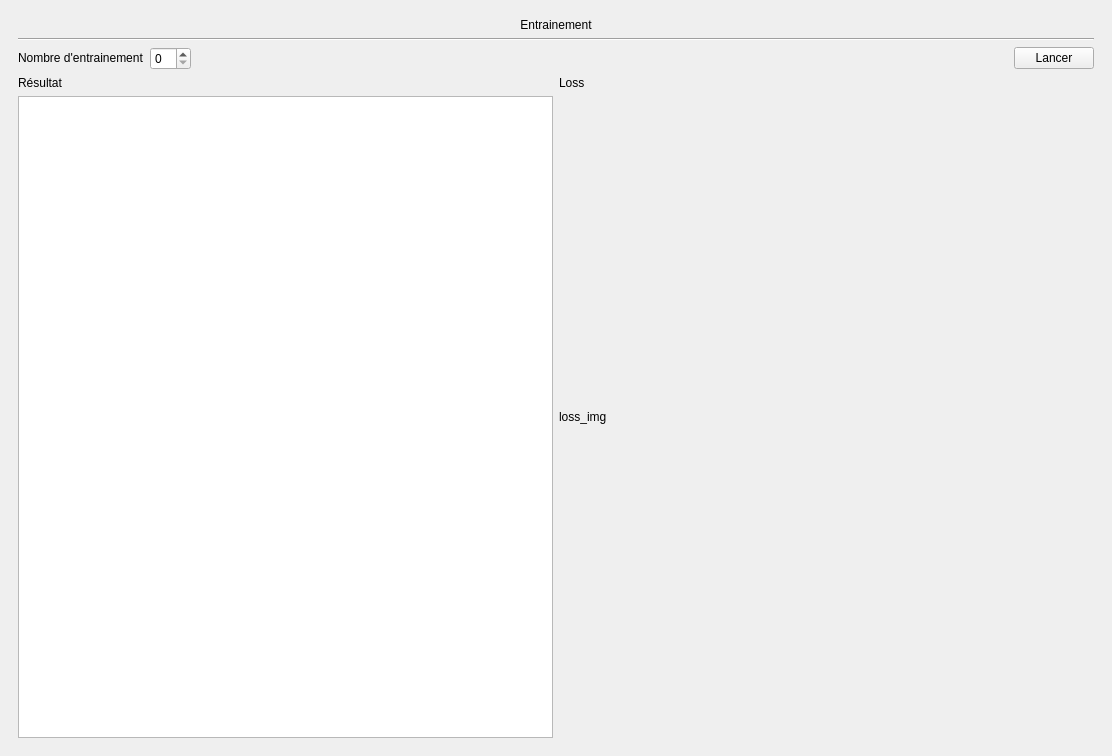
<?xml version="1.0" encoding="UTF-8"?>
<ui version="4.0">
 <class>MainWindow</class>
 <widget class="QMainWindow" name="MainWindow">
  <property name="geometry">
   <rect>
    <x>0</x>
    <y>0</y>
    <width>1112</width>
    <height>756</height>
   </rect>
  </property>
  <property name="windowTitle">
   <string>MainWindow</string>
  </property>
  <widget class="QWidget" name="centralwidget">
   <layout class="QVBoxLayout" name="verticalLayout">
    <item>
     <widget class="QStackedWidget" name="stackedWidget">
      <property name="currentIndex">
       <number>2</number>
      </property>
      <widget class="QWidget" name="page_par_lay">
       <layout class="QVBoxLayout" name="verticalLayout_5">
        <item>
         <widget class="QLabel" name="par_lab">
          <property name="sizePolicy">
           <sizepolicy hsizetype="Preferred" vsizetype="Fixed">
            <horstretch>0</horstretch>
            <verstretch>0</verstretch>
           </sizepolicy>
          </property>
          <property name="text">
           <string>Paramètres</string>
          </property>
          <property name="alignment">
           <set>Qt::AlignCenter</set>
          </property>
         </widget>
        </item>
        <item>
         <widget class="Line" name="line_par_t">
          <property name="orientation">
           <enum>Qt::Horizontal</enum>
          </property>
         </widget>
        </item>
        <item>
         <layout class="QHBoxLayout" name="par_lay">
          <item>
           <layout class="QVBoxLayout" name="data_lay">
            <item>
             <widget class="QLabel" name="data_lab">
              <property name="sizePolicy">
               <sizepolicy hsizetype="Preferred" vsizetype="Fixed">
                <horstretch>0</horstretch>
                <verstretch>0</verstretch>
               </sizepolicy>
              </property>
              <property name="text">
               <string>Données</string>
              </property>
              <property name="alignment">
               <set>Qt::AlignCenter</set>
              </property>
             </widget>
            </item>
            <item>
             <widget class="QLabel" name="nb_val_lab">
              <property name="sizePolicy">
               <sizepolicy hsizetype="Preferred" vsizetype="Fixed">
                <horstretch>0</horstretch>
                <verstretch>0</verstretch>
               </sizepolicy>
              </property>
              <property name="text">
               <string>Nombre de valeurs</string>
              </property>
             </widget>
            </item>
            <item>
             <widget class="QSlider" name="nb_val_slid">
              <property name="orientation">
               <enum>Qt::Horizontal</enum>
              </property>
             </widget>
            </item>
            <item>
             <widget class="QLabel" name="interval_slid_lab">
              <property name="sizePolicy">
               <sizepolicy hsizetype="Preferred" vsizetype="Fixed">
                <horstretch>0</horstretch>
                <verstretch>0</verstretch>
               </sizepolicy>
              </property>
              <property name="text">
               <string>Intervalle</string>
              </property>
             </widget>
            </item>
            <item>
             <widget class="QSlider" name="interval_slid">
              <property name="orientation">
               <enum>Qt::Horizontal</enum>
              </property>
             </widget>
            </item>
           </layout>
          </item>
          <item>
           <widget class="Line" name="line_par_l">
            <property name="orientation">
             <enum>Qt::Vertical</enum>
            </property>
           </widget>
          </item>
          <item>
           <layout class="QVBoxLayout" name="eq_lay">
            <item>
             <widget class="QLabel" name="eq_lab">
              <property name="sizePolicy">
               <sizepolicy hsizetype="Preferred" vsizetype="Fixed">
                <horstretch>0</horstretch>
                <verstretch>0</verstretch>
               </sizepolicy>
              </property>
              <property name="text">
               <string>Équation</string>
              </property>
              <property name="alignment">
               <set>Qt::AlignCenter</set>
              </property>
             </widget>
            </item>
            <item>
             <widget class="QLineEdit" name="eq_box"/>
            </item>
           </layout>
          </item>
          <item>
           <widget class="Line" name="line_par_r">
            <property name="orientation">
             <enum>Qt::Vertical</enum>
            </property>
           </widget>
          </item>
          <item>
           <layout class="QVBoxLayout" name="model_lay">
            <item>
             <widget class="QLabel" name="model_lab">
              <property name="sizePolicy">
               <sizepolicy hsizetype="Preferred" vsizetype="Fixed">
                <horstretch>0</horstretch>
                <verstretch>0</verstretch>
               </sizepolicy>
              </property>
              <property name="text">
               <string>Modèle</string>
              </property>
              <property name="alignment">
               <set>Qt::AlignCenter</set>
              </property>
             </widget>
            </item>
            <item>
             <widget class="QLabel" name="nb_layer_lab">
              <property name="sizePolicy">
               <sizepolicy hsizetype="Preferred" vsizetype="Fixed">
                <horstretch>0</horstretch>
                <verstretch>0</verstretch>
               </sizepolicy>
              </property>
              <property name="text">
               <string>Nombre de couches</string>
              </property>
             </widget>
            </item>
            <item>
             <widget class="QSpinBox" name="nb_layer_box"/>
            </item>
            <item>
             <widget class="QLabel" name="nb_neur_lab">
              <property name="sizePolicy">
               <sizepolicy hsizetype="Preferred" vsizetype="Fixed">
                <horstretch>0</horstretch>
                <verstretch>0</verstretch>
               </sizepolicy>
              </property>
              <property name="text">
               <string>Nombre de neurones</string>
              </property>
             </widget>
            </item>
            <item>
             <widget class="QLabel" name="layer1_lab">
              <property name="sizePolicy">
               <sizepolicy hsizetype="Preferred" vsizetype="Fixed">
                <horstretch>0</horstretch>
                <verstretch>0</verstretch>
               </sizepolicy>
              </property>
              <property name="text">
               <string>Couche 1 :</string>
              </property>
             </widget>
            </item>
            <item>
             <widget class="QSpinBox" name="layer1_box"/>
            </item>
            <item>
             <widget class="QLabel" name="layer2_lab">
              <property name="sizePolicy">
               <sizepolicy hsizetype="Preferred" vsizetype="Fixed">
                <horstretch>0</horstretch>
                <verstretch>0</verstretch>
               </sizepolicy>
              </property>
              <property name="text">
               <string>Couche 2 :</string>
              </property>
             </widget>
            </item>
            <item>
             <widget class="QSpinBox" name="layer2_box"/>
            </item>
            <item>
             <widget class="QLabel" name="layer3_lab">
              <property name="sizePolicy">
               <sizepolicy hsizetype="Preferred" vsizetype="Fixed">
                <horstretch>0</horstretch>
                <verstretch>0</verstretch>
               </sizepolicy>
              </property>
              <property name="text">
               <string>Couche 3 :</string>
              </property>
             </widget>
            </item>
            <item>
             <widget class="QSpinBox" name="layer3_box"/>
            </item>
           </layout>
          </item>
         </layout>
        </item>
        <item>
         <widget class="QPushButton" name="page2_but">
          <property name="text">
           <string>Étape suivante</string>
          </property>
         </widget>
        </item>
       </layout>
      </widget>
      <widget class="QWidget" name="page_over_lay">
       <layout class="QVBoxLayout" name="verticalLayout_4">
        <item>
         <widget class="QLabel" name="over_lab">
          <property name="sizePolicy">
           <sizepolicy hsizetype="Preferred" vsizetype="Fixed">
            <horstretch>0</horstretch>
            <verstretch>0</verstretch>
           </sizepolicy>
          </property>
          <property name="text">
           <string>Résumé</string>
          </property>
          <property name="alignment">
           <set>Qt::AlignCenter</set>
          </property>
         </widget>
        </item>
        <item>
         <widget class="Line" name="over_line_t">
          <property name="orientation">
           <enum>Qt::Horizontal</enum>
          </property>
         </widget>
        </item>
        <item>
         <layout class="QHBoxLayout" name="over_lay">
          <item>
           <layout class="QVBoxLayout" name="over_data_lay">
            <item>
             <widget class="QLabel" name="over_data_lab">
              <property name="sizePolicy">
               <sizepolicy hsizetype="Preferred" vsizetype="Fixed">
                <horstretch>0</horstretch>
                <verstretch>0</verstretch>
               </sizepolicy>
              </property>
              <property name="text">
               <string>Données</string>
              </property>
              <property name="alignment">
               <set>Qt::AlignCenter</set>
              </property>
             </widget>
            </item>
            <item>
             <widget class="QTableView" name="over_data_view">
              <property name="sizePolicy">
               <sizepolicy hsizetype="Preferred" vsizetype="Preferred">
                <horstretch>0</horstretch>
                <verstretch>0</verstretch>
               </sizepolicy>
              </property>
             </widget>
            </item>
           </layout>
          </item>
          <item>
           <widget class="Line" name="line_over_c">
            <property name="orientation">
             <enum>Qt::Vertical</enum>
            </property>
           </widget>
          </item>
          <item>
           <layout class="QVBoxLayout" name="over_model_lay">
            <item>
             <widget class="QLabel" name="over_model_lab">
              <property name="sizePolicy">
               <sizepolicy hsizetype="Preferred" vsizetype="Fixed">
                <horstretch>0</horstretch>
                <verstretch>0</verstretch>
               </sizepolicy>
              </property>
              <property name="text">
               <string>Modèle</string>
              </property>
              <property name="alignment">
               <set>Qt::AlignCenter</set>
              </property>
             </widget>
            </item>
            <item>
             <widget class="QLabel" name="over_model_img">
              <property name="text">
               <string>img_model</string>
              </property>
             </widget>
            </item>
           </layout>
          </item>
         </layout>
        </item>
        <item>
         <widget class="QPushButton" name="page3_but">
          <property name="text">
           <string>Étape suivante</string>
          </property>
         </widget>
        </item>
       </layout>
      </widget>
      <widget class="QWidget" name="page_train_lay">
       <layout class="QVBoxLayout" name="verticalLayout_6">
        <item>
         <widget class="QLabel" name="train_lab">
          <property name="sizePolicy">
           <sizepolicy hsizetype="Preferred" vsizetype="Fixed">
            <horstretch>0</horstretch>
            <verstretch>0</verstretch>
           </sizepolicy>
          </property>
          <property name="text">
           <string>Entrainement</string>
          </property>
          <property name="alignment">
           <set>Qt::AlignCenter</set>
          </property>
         </widget>
        </item>
        <item>
         <widget class="Line" name="line_train_t">
          <property name="orientation">
           <enum>Qt::Horizontal</enum>
          </property>
         </widget>
        </item>
        <item>
         <layout class="QHBoxLayout" name="train_set_lay">
          <item>
           <widget class="QLabel" name="nb_epoch_lab">
            <property name="sizePolicy">
             <sizepolicy hsizetype="Preferred" vsizetype="Fixed">
              <horstretch>0</horstretch>
              <verstretch>0</verstretch>
             </sizepolicy>
            </property>
            <property name="text">
             <string>Nombre d'entrainement</string>
            </property>
           </widget>
          </item>
          <item>
           <widget class="QSpinBox" name="nb_epoch_box"/>
          </item>
          <item>
           <spacer name="horizontalSpacer">
            <property name="orientation">
             <enum>Qt::Horizontal</enum>
            </property>
            <property name="sizeHint" stdset="0">
             <size>
              <width>40</width>
              <height>20</height>
             </size>
            </property>
           </spacer>
          </item>
          <item>
           <widget class="QPushButton" name="strat_train_but">
            <property name="text">
             <string>Lancer</string>
            </property>
           </widget>
          </item>
         </layout>
        </item>
        <item>
         <layout class="QHBoxLayout" name="train_res_lay">
          <item>
           <layout class="QVBoxLayout" name="val_res_lay">
            <item>
             <widget class="QLabel" name="val_res_lab">
              <property name="text">
               <string>Résultat</string>
              </property>
             </widget>
            </item>
            <item>
             <widget class="QTableView" name="val_res_view">
              <property name="sizePolicy">
               <sizepolicy hsizetype="Preferred" vsizetype="Expanding">
                <horstretch>0</horstretch>
                <verstretch>0</verstretch>
               </sizepolicy>
              </property>
             </widget>
            </item>
           </layout>
          </item>
          <item>
           <layout class="QVBoxLayout" name="loss_res_lay">
            <item>
             <widget class="QLabel" name="loss_lab">
              <property name="sizePolicy">
               <sizepolicy hsizetype="Preferred" vsizetype="Fixed">
                <horstretch>0</horstretch>
                <verstretch>0</verstretch>
               </sizepolicy>
              </property>
              <property name="text">
               <string>Loss</string>
              </property>
             </widget>
            </item>
            <item>
             <widget class="QLabel" name="loss_res_img">
              <property name="text">
               <string>loss_img</string>
              </property>
             </widget>
            </item>
           </layout>
          </item>
         </layout>
        </item>
       </layout>
      </widget>
     </widget>
    </item>
   </layout>
  </widget>
 </widget>
 <resources/>
 <connections/>
</ui>
